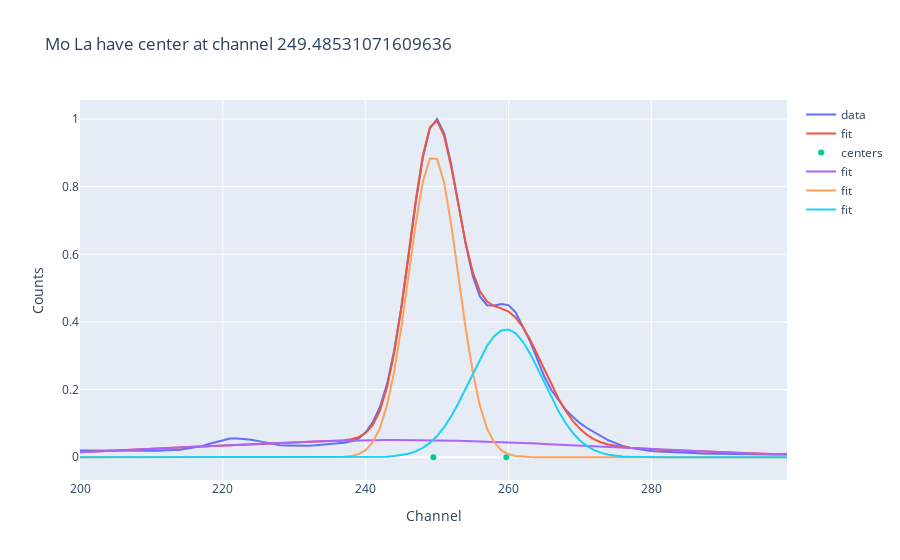

Write notebook code for a chart like this one.
### Code cell
fit = three_gaussians(channels[start1:end1], *fit_vals_mo_la)

fig = go.Figure()
fig.add_trace(go.Scatter(x=channels[start1:end1], y=mo30[start1:end1], name='data'))
fig.add_trace(go.Scatter(x=channels[start1:end1], y=fit, name='fit'))
# add the center of the two last peaks
fig.add_trace(go.Scatter(x=[fit_vals_mo_la[7], fit_vals_mo_la[4]], y=[0, 0], mode='markers', name='centers'))
# add the single gaussians
for i in range(3):
    fit = gaussian(channels[start1:end1], fit_vals_mo_la[i*3], fit_vals_mo_la[i*3+1], fit_vals_mo_la[i*3+2])
    fig.add_trace(go.Scatter(x=channels[start1:end1], y=fit, name='fit'))

fig.update_layout(title=f'Mo La have center at channel {fit_vals_mo_la[4]}', xaxis_title='Channel', yaxis_title='Counts')
# fig.show()
